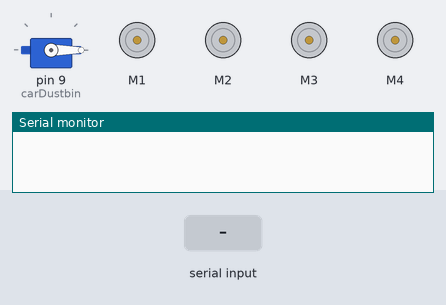
Simulated run of this sketch. Board: Arduino Uno, built with avr-gcc and run on an emulated ATmega328P. Parts: servo, 4 × DC motor (green arrow = forward, orange = backward, longer = faster), the last lines printed to the serial monitor. The test bench sets the inputs (shaded band).

Above: at 1.2 s.
1.3 s: "F" received over Serial
At 1.7 s:
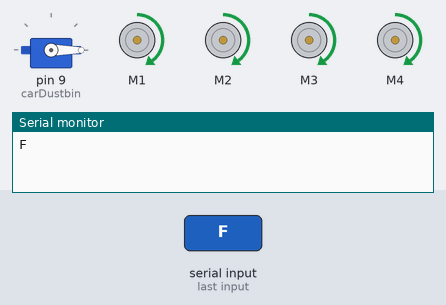
2.8 s: "B" received over Serial
At 4.0 s:
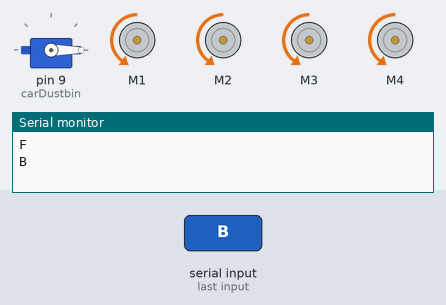
4.3 s: "L" received over Serial
At 5.2 s:
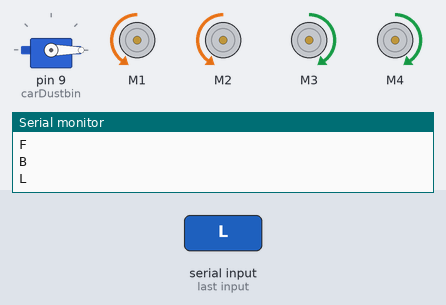
5.8 s: "R" received over Serial
At 6.4 s:
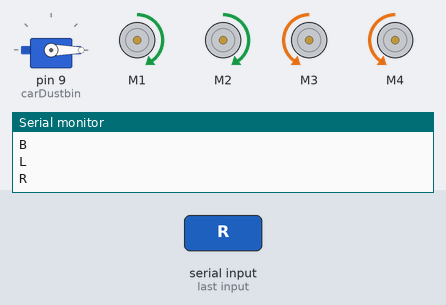
7.3 s: "W" received over Serial
At 8.5 s:
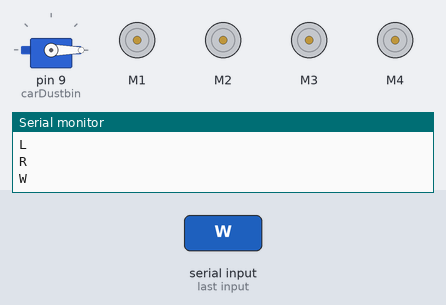
8.8 s: "U" received over Serial
At 10.6 s:
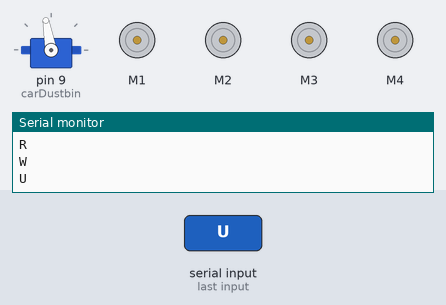
Timing chart, 0 to 12.1 s (numbered marks = the images above; inputs shaded):
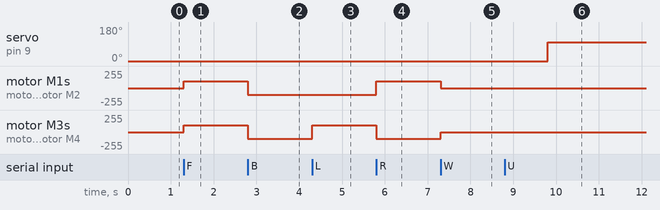

Measured:
- after the input at 1.3 s, motor M1–4: stopped → forward 100/255 at once
- after the input at 2.8 s, motor M1–4: forward 100/255 → backward 100/255 at once
- after the input at 4.3 s, motor M3, motor M4: backward 100/255 → forward 100/255 at once
- after the input at 5.8 s, motor M1, motor M2: backward 100/255 → forward 100/255 at once; motor M3, motor M4: forward 100/255 → backward 100/255 at once
- after the input at 7.3 s, motor M1, motor M2: forward 100/255 → stopped at once; motor M3, motor M4: backward 100/255 → stopped at once
- after the input at 8.8 s, servo on pin 9 (carDustbin): 0° → 100° after 1.0 s

The sketch:

robo_car_arduino_code.ino
```cpp
//Arduino Bluetooth Controlled Car//
//Bluetooth TX pin goes to Arduino Digital 0 (RX)
//Bluetooth RX pin goes to Arduino Digital 1 (TX)

#include <AFMotor.h>
#include <Servo.h>

Servo carDustbin;


//initial motors pin
AF_DCMotor motor1(1);
AF_DCMotor motor2(2);
AF_DCMotor motor3(3);
AF_DCMotor motor4(4);

char command;

void setup()
{
  Serial.begin(9600);  //Set the baud rate to your Bluetooth module.
  carDustbin.attach(9);
  carDustbin.write(0);
}

void loop(){
  if(Serial.available() > 0){
    command = Serial.read();
    Stop(); //initialize with motors stoped
    //Change pin mode only if new command is different from previous.
    Serial.println(command);
    switch(command){
    case 'F':
      forward();
      break;
    case 'B':
       back();
      break;
    case 'L':
      left();
      break;
    case 'R':
      right();
      break;
    case 'W':
      openLid();
      break;
    case 'U':
      CloseLid();
      break;
    }
  }
}

void openLid(){
  delay(1000);
  carDustbin.write(0);

}

void CloseLid(){
  delay(1000);
  carDustbin.write(100);
}

void forward()
{
  motor1.setSpeed(100); //Define maximum velocity
  motor1.run(FORWARD); //rotate the motor clockwise
  motor2.setSpeed(100); //Define maximum velocity
  motor2.run(FORWARD); //rotate the motor clockwise
  motor3.setSpeed(100);//Define maximum velocity
  motor3.run(FORWARD); //rotate the motor clockwise
  motor4.setSpeed(100);//Define maximum velocity
  motor4.run(FORWARD); //rotate the motor clockwise
}

void back()
{
  motor1.setSpeed(100); //Define maximum velocity
  motor1.run(BACKWARD); //rotate the motor anti-clockwise
  motor2.setSpeed(100); //Define maximum velocity
  motor2.run(BACKWARD); //rotate the motor anti-clockwise
  motor3.setSpeed(100); //Define maximum velocity
  motor3.run(BACKWARD); //rotate the motor anti-clockwise
  motor4.setSpeed(100); //Define maximum velocity
  motor4.run(BACKWARD); //rotate the motor anti-clockwise
}

void left()
{
  motor1.setSpeed(100); //Define maximum velocity
  motor1.run(BACKWARD); //rotate the motor anti-clockwise
  motor2.setSpeed(100); //Define maximum velocity
  motor2.run(BACKWARD); //rotate the motor anti-clockwise
  motor3.setSpeed(100); //Define maximum velocity
  motor3.run(FORWARD);  //rotate the motor clockwise
  motor4.setSpeed(100); //Define maximum velocity
  motor4.run(FORWARD);  //rotate the motor clockwise
}

void right()
{
  motor1.setSpeed(100); //Define maximum velocity
  motor1.run(FORWARD); //rotate the motor clockwise
  motor2.setSpeed(100); //Define maximum velocity
  motor2.run(FORWARD); //rotate the motor clockwise
  motor3.setSpeed(100); //Define maximum velocity
  motor3.run(BACKWARD); //rotate the motor anti-clockwise
  motor4.setSpeed(100); //Define maximum velocity
  motor4.run(BACKWARD); //rotate the motor anti-clockwise
}

void Stop()
{
  motor1.setSpeed(0); //Define minimum velocity
  motor1.run(RELEASE); //stop the motor when release the button
  motor2.setSpeed(0); //Define minimum velocity
  motor2.run(RELEASE); //rotate the motor clockwise
  motor3.setSpeed(0); //Define minimum velocity
  motor3.run(RELEASE); //stop the motor when release the button
  motor4.setSpeed(0); //Define minimum velocity
  motor4.run(RELEASE); //stop the motor when release the button
}
```
